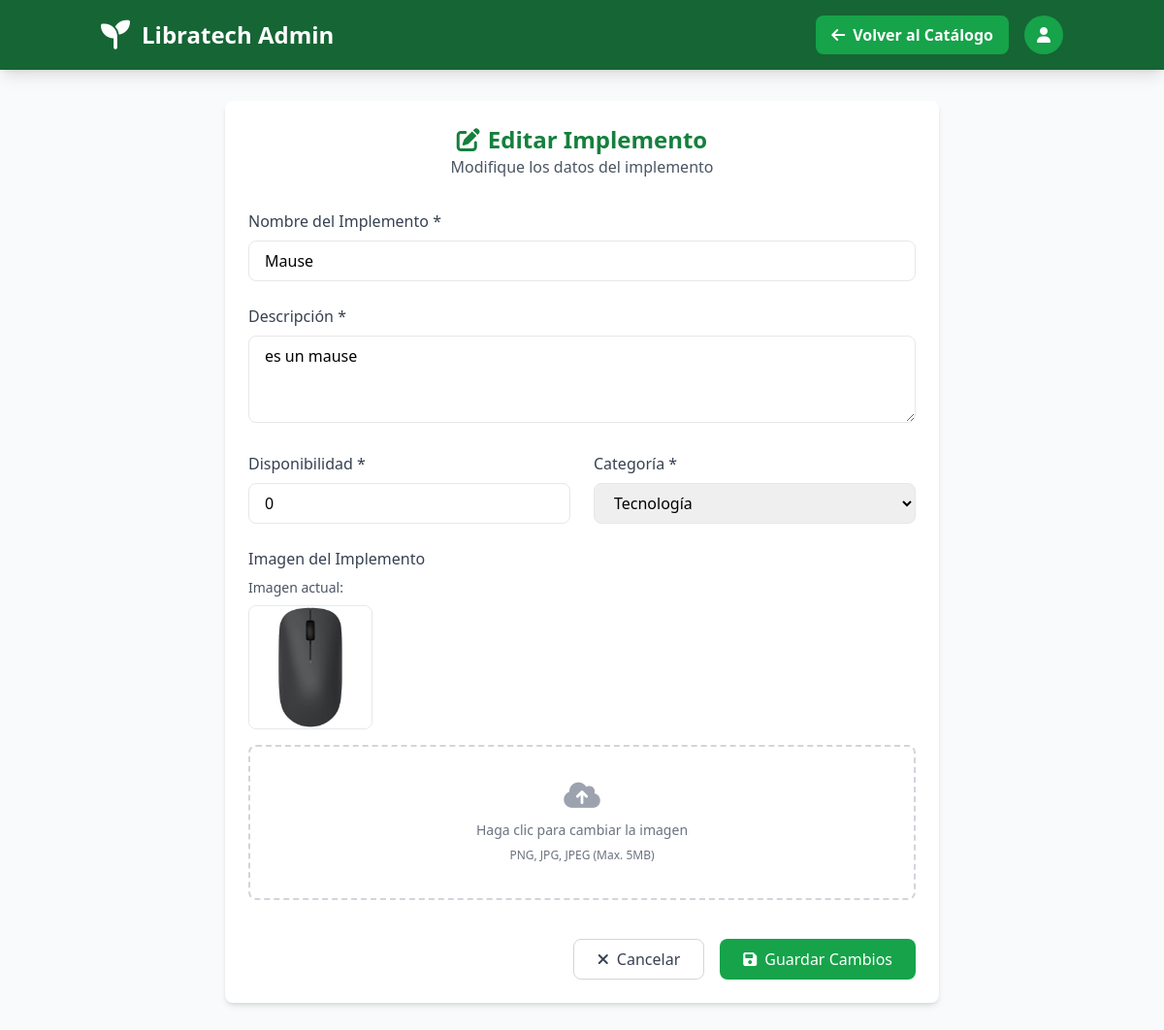
The page /admin/admin/catalogo/editar/4 on the database its author committed.
### tables this page shows
CREATE TABLE catalogo (
                id INTEGER PRIMARY KEY AUTOINCREMENT,
                implemento TEXT NOT NULL,
                descripcion TEXT NOT NULL,
                disponibilidad INTEGER NOT NULL,
                imagen_url TEXT,
                categoria TEXT,
                created_at TIMESTAMP DEFAULT CURRENT_TIMESTAMP
            );

### routes/admin.py (the view, shortened to what this page needs)
@admin_bp.route('/admin/catalogo/editar/<int:id>', methods=['GET', 'POST'])
def editar_implemento(id):
    conn = get_db_connection()
    implemento = conn.execute('SELECT * FROM catalogo WHERE id = ?', (id,)).fetchone()
    conn.close()
    if implemento is None:
        flash('Implemento no encontrado', 'error')
        return redirect(url_for('admin.ver_catalogo'))
    return render_template('admin/editar_implemento.html', implemento=implemento)

### app.py (called while the page is built)
@app.context_processor
def inject_user():
    return dict(
        current_user={
            'id': session.get('user_id'),
            'nombre': session.get('user_nombre'),
            'email': session.get('user_email'),
            'is_authenticated': 'user_id' in session
        }
    )

### utils/db.py (called while the page is built)
def get_db_connection():
    conn = sqlite3.connect('models/database.db')
    conn.row_factory = sqlite3.Row
    return conn

### templates/admin/editar_implemento.html (shortened to what this page needs)
<!DOCTYPE html>
<html lang="es">
<head>
    <script src="https://cdn.tailwindcss.com"></script>
    <link rel="stylesheet" href="https://cdnjs.cloudflare.com/ajax/libs/font-awesome/6.4.0/css/all.min.css">
</head>
<body class="bg-gray-50 min-h-screen">
    <header class="bg-green-800 text-white shadow-lg">
        <div class="container mx-auto px-4 py-4 flex justify-between items-center">
            <div class="flex items-center">
                <i class="fas fa-seedling text-3xl mr-3"></i>
                <h1 class="text-2xl font-bold">Libratech Admin</h1>
            </div>
            <div class="flex items-center space-x-4">
                <a href="{{ url_for('admin.ver_catalogo') }}" class="bg-green-600 hover:bg-green-700 px-4 py-2 rounded-lg font-semibold">
                    <i class="fas fa-arrow-left mr-2"></i>Volver al Catálogo
                </a>
                <div class="w-10 h-10 rounded-full bg-green-600 flex items-center justify-center">
                    <i class="fas fa-user"></i>
                </div>
            </div>
        </div>
    </header>
    <div class="container mx-auto px-4 py-8 max-w-3xl">
        <div class="bg-white rounded-lg shadow-md p-6">
            <div class="text-center mb-8">
                <h1 class="text-2xl font-bold text-green-700">
                    <i class="fas fa-edit mr-2"></i>Editar Implemento
                </h1>
                <p class="text-gray-600">Modifique los datos del implemento</p>
            </div>
            <form method="POST" enctype="multipart/form-data" class="space-y-6">
                <div>
                    <label class="block text-gray-700 mb-2 font-medium" for="implemento">Nombre del Implemento *</label>
                    <input type="text" id="implemento" name="implemento" value="{{ implemento['implemento'] }}" required
                           class="w-full px-4 py-2 border rounded-lg focus:outline-none focus:ring-2 focus:ring-green-500">
                </div>
                <div>
                    <label class="block text-gray-700 mb-2 font-medium" for="descripcion">Descripción *</label>
                    <textarea id="descripcion" name="descripcion" rows="3" required
                              class="w-full px-4 py-2 border rounded-lg focus:outline-none focus:ring-2 focus:ring-green-500">{{ implemento['descripcion'] }}</textarea>
                </div>
                <div class="grid grid-cols-1 md:grid-cols-2 gap-6">
                    <div>
                        <label class="block text-gray-700 mb-2 font-medium" for="disponibilidad">Disponibilidad *</label>
                        <input type="number" id="disponibilidad" name="disponibilidad" value="{{ implemento['disponibilidad'] }}" min="0" required
                               class="w-full px-4 py-2 border rounded-lg focus:outline-none focus:ring-2 focus:ring-green-500">
                    </div>
                    <div>
                        <label class="block text-gray-700 mb-2 font-medium" for="categoria">Categoría *</label>
                        <select id="categoria" name="categoria" required
                                class="w-full px-4 py-2 border rounded-lg focus:outline-none focus:ring-2 focus:ring-green-500">
                            <option value="tecnologia" {% if implemento['categoria'] == 'tecnologia' %}selected{% endif %}>Tecnología</option>
                        </select>
                    </div>
                </div>
                <div>
                    <label class="block text-gray-700 mb-2 font-medium">Imagen del Implemento</label>
                    {% if implemento['imagen_url'] %}
                    <div class="mb-4">
                        <p class="text-sm text-gray-600 mb-2">Imagen actual:</p>
                        <div class="w-32 h-32 border rounded-lg overflow-hidden">
                            <img src="{{ url_for('static', filename='uploads/' + implemento['imagen_url']) }}" alt="{{ implemento['implemento'] }}" class="w-full h-full object-cover">
                        </div>
                    </div>
                    {% endif %}
                    <div class="flex items-center justify-center w-full">
                        <label for="imagen" class="flex flex-col items-center justify-center w-full h-40 border-2 border-dashed rounded-lg cursor-pointer border-gray-300 hover:border-green-400">
                            <div class="flex flex-col items-center justify-center pt-5 pb-6" id="uploadText">
                                <i class="fas fa-cloud-upload-alt text-3xl text-gray-400 mb-2"></i>
                                <p class="mb-2 text-sm text-gray-500">Haga clic para cambiar la imagen</p>
                                <p class="text-xs text-gray-500">PNG, JPG, JPEG (Max. 5MB)</p>
                            </div>
                        </label>
                    </div>
                </div>
                <div class="flex justify-end space-x-4 pt-4">
                    <a href="{{ url_for('admin.ver_catalogo') }}" class="px-6 py-2 border border-gray-300 rounded-lg text-gray-700 hover:bg-gray-100">
                        <i class="fas fa-times mr-2"></i>Cancelar
                    </a>
                    <button type="submit" class="px-6 py-2 bg-green-600 text-white rounded-lg hover:bg-green-700">
                        <i class="fas fa-save mr-2"></i>Guardar Cambios
                    </button>
                </div>
            </form>
        </div>
    </div>
</body>
</html>

### rows shown on the page
catalogo: implemento "Mause", descripcion "es un mause", disponibilidad "0", categoria "Tecnología", imagen_url (picture)
